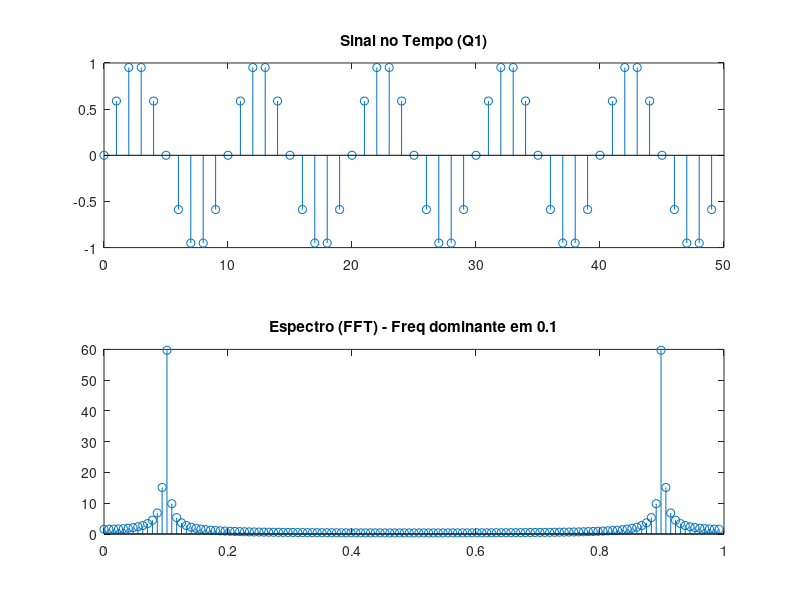
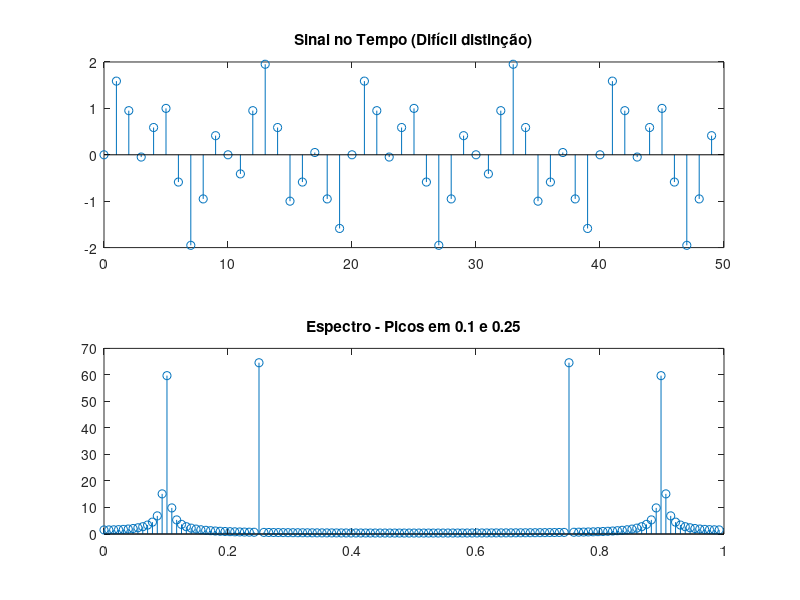
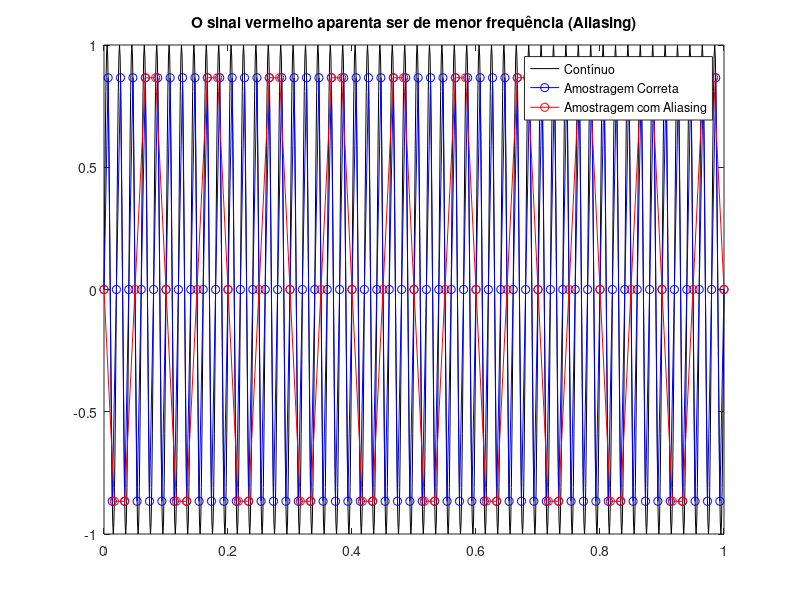
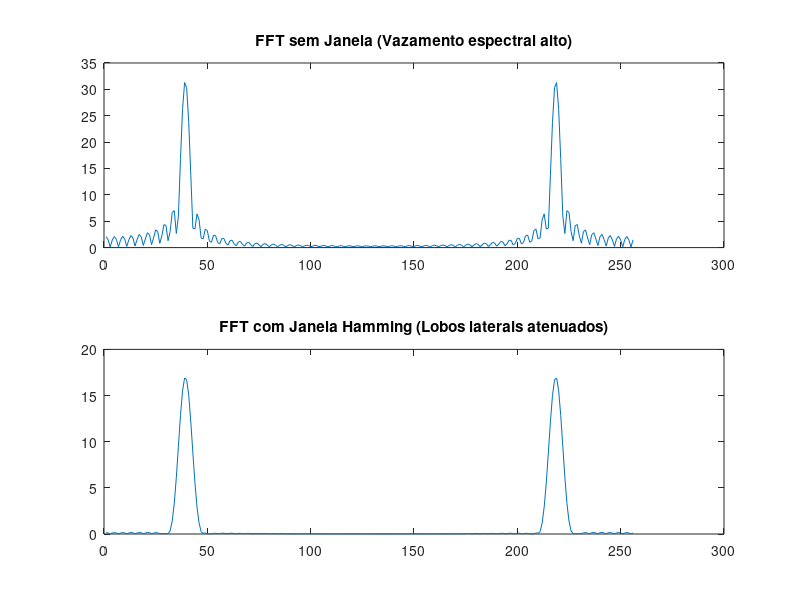

MATLAB code for these plots, in order:
clc; close all;
graphics_toolkit('qt');

%% Questão 1: Senoide f0 = 0.1 e N = 128
N = 128;
n = 0:N-1;
f0 = 0.1;
x1 = sin(2*pi*f0*n);

X1 = abs(fft(x1));
freq_axis = (0:N-1)/N; % Eixo de frequência normalizada

figure('Name', 'Questão 1');
subplot(2,1,1); stem(n(1:50), x1(1:50)); title('Sinal no Tempo (Q1)');
subplot(2,1,2); stem(freq_axis, X1); title('Espectro (FFT) - Freq dominante em 0.1');

%% Questão 2: Soma de duas senoides
f1 = 0.1; f2 = 0.25;
x2 = sin(2*pi*f1*n) + sin(2*pi*f2*n);
X2 = abs(fft(x2));

figure('Name', 'Questão 2');
subplot(2,1,1); stem(n(1:50), x2(1:50)); title('Sinal no Tempo (Difícil distinção)');
subplot(2,1,2); stem(freq_axis, X2); title('Espectro - Picos em 0.1 e 0.25');

%% Questão 3: Aliasing
t = 0:0.001:1; % Tempo contínuo simulado
f_real = 50;   % Frequencia de 50 Hz
x_cont = sin(2*pi*f_real*t);

fs_boa = 150; % Acima de Nyquist
ts_boa = 0:1/fs_boa:1;
x_boa = sin(2*pi*f_real*ts_boa);

fs_ruim = 60; % Abaixo de Nyquist (Aliasing)
ts_ruim = 0:1/fs_ruim:1;
x_ruim = sin(2*pi*f_real*ts_ruim);

figure('Name', 'Questão 3: Aliasing');
plot(t, x_cont, 'k', ts_boa, x_boa, 'bo-', ts_ruim, x_ruim, 'ro-');
legend('Contínuo', 'Amostragem Correta', 'Amostragem com Aliasing');
title('O sinal vermelho aparenta ser de menor frequência (Aliasing)');

%% Questão 4: Janelamento (Vazamento Espectral)
n4 = 0:63;
x4 = sin(2*pi*0.15*n4); % Frequencia não múltipla da janela (gera vazamento)
X4_no_window = abs(fft(x4, 256)); % Zero-padding para melhor visualização

w = 0.54 - 0.46*cos(2*pi*n4/63); % Janela de Hamming matemática
x4_windowed = x4 .* w;
X4_windowed = abs(fft(x4_windowed, 256));

figure('Name', 'Questão 4: Janelamento');
subplot(2,1,1); plot(X4_no_window); title('FFT sem Janela (Vazamento espectral alto)');
subplot(2,1,2); plot(X4_windowed); title('FFT com Janela Hamming (Lobos laterais atenuados)');

%% Questão 5: Senoide com Ruído Aditivo
ruido = 2 * randn(1, N); % Ruído forte
x5 = x1 + ruido;
X5 = abs(fft(x5));

figure('Name', 'Questão 5: Sinal e Ruído');
subplot(2,1,1); plot(n, x5); title('Tempo: Impossível ver a senoide');
subplot(2,1,2); plot(freq_axis, X5); title('Frequência: Pico em 0.1 permanece visível');

%% Questão 6: DFT Direta vs FFT
N6 = 16;
n6 = 0:N6-1;
x6 = rand(1, N6);

% DFT Manual
X_dft = zeros(1, N6);
for k = 0:N6-1
    for i = 0:N6-1
        X_dft(k+1) = X_dft(k+1) + x6(i+1) * exp(-1i*2*pi*k*i/N6);
    end
end
X_fft = fft(x6);

% Validação matemática no terminal
disp('Questão 6: Diferença máxima entre DFT manual e FFT nativa:');
disp(max(abs(X_dft - X_fft))); % Deve ser um valor minúsculo (próximo de zero)

% Geração do Gráfico para comparar visualmente
figure('Name', 'Questão 6: DFT Direta vs FFT');
subplot(2,1,1); 
stem(n6, abs(X_dft), 'b', 'filled'); 
title('Espectro calculado via DFT Manual (Equação)');
xlabel('Índice de Frequência (k)'); ylabel('Magnitude');
grid on;

subplot(2,1,2); 
stem(n6, abs(X_fft), 'r', 'filled'); 
title('Espectro calculado via algoritmo nativo FFT');
xlabel('Índice de Frequência (k)'); ylabel('Magnitude');
grid on;

%% Questão 7: Transformada Z e Estabilidade (H(z) = 1 / (1 - 0.8z^-1))
% Resposta ao impulso equivale a aplicar um impulso na equação de diferenças
n7 = 0:30;
impulso = n7 == 0;
h7 = filter(1, [1 -0.8], impulso);

figure('Name', 'Questão 7: Estabilidade');
stem(n7, h7); title('Resposta ao Impulso h[n]: O sistema é ESTÁVEL (decai para zero)');

%% Questão 8: Resolução Espectral (Número de Amostras)
f0_8 = 0.12;
n_curto = 0:31; x_curto = sin(2*pi*f0_8*n_curto);
n_longo = 0:255; x_longo = sin(2*pi*f0_8*n_longo);

figure('Name', 'Questão 8: Resolução');
subplot(2,1,1); stem(abs(fft(x_curto))); title('N=32 (Picos largos, baixa resolução)');
subplot(2,1,2); stem(abs(fft(x_longo))); title('N=256 (Pico fino, alta resolução espectral)');

%% Questão 9: Frequência Principal e Harmônica (Vibração Mecânica)
x9 = sin(2*pi*0.1*n) + 0.4*sin(2*pi*0.2*n) + 0.1*sin(2*pi*0.3*n);
X9 = abs(fft(x9));

figure('Name', 'Questão 9: Harmônicas');
stem(freq_axis(1:N/2), X9(1:N/2)); title('Diagnóstico: Fundamental em 0.1, Harmônicas em 0.2 e 0.3');

%% Questão 10: Aplicação em Sinal Real Simulado
% Simulando a vibração de um motor com uma falha no rolamento
t_motor = 0:0.005:2;
motor_normal = 1.5 * sin(2*pi*30*t_motor); % Rotação base 30Hz
falha_rolamento = 0.8 * sin(2*pi*120*t_motor); % Impactos periódicos
ruido_chao = 0.5 * randn(1, length(t_motor));

sinal_real = motor_normal + falha_rolamento + ruido_chao;
Espectro_real = abs(fft(sinal_real));
freqs_motor = linspace(0, 1/(2*0.005), length(t_motor)/2);

figure('Name', 'Questão 10: Diagnóstico de Máquina');
subplot(2,1,1); plot(t_motor, sinal_real); title('Acelerômetro no Motor (Domínio do Tempo)');
subplot(2,1,2); plot(freqs_motor, Espectro_real(1:length(freqs_motor))); 
title('Espectro (FFT): Revela pico da falha em 120Hz sob o ruído');
xlim([0 150]);

disp('Pressione Enter no terminal para finalizar os gráficos.');
pause;
